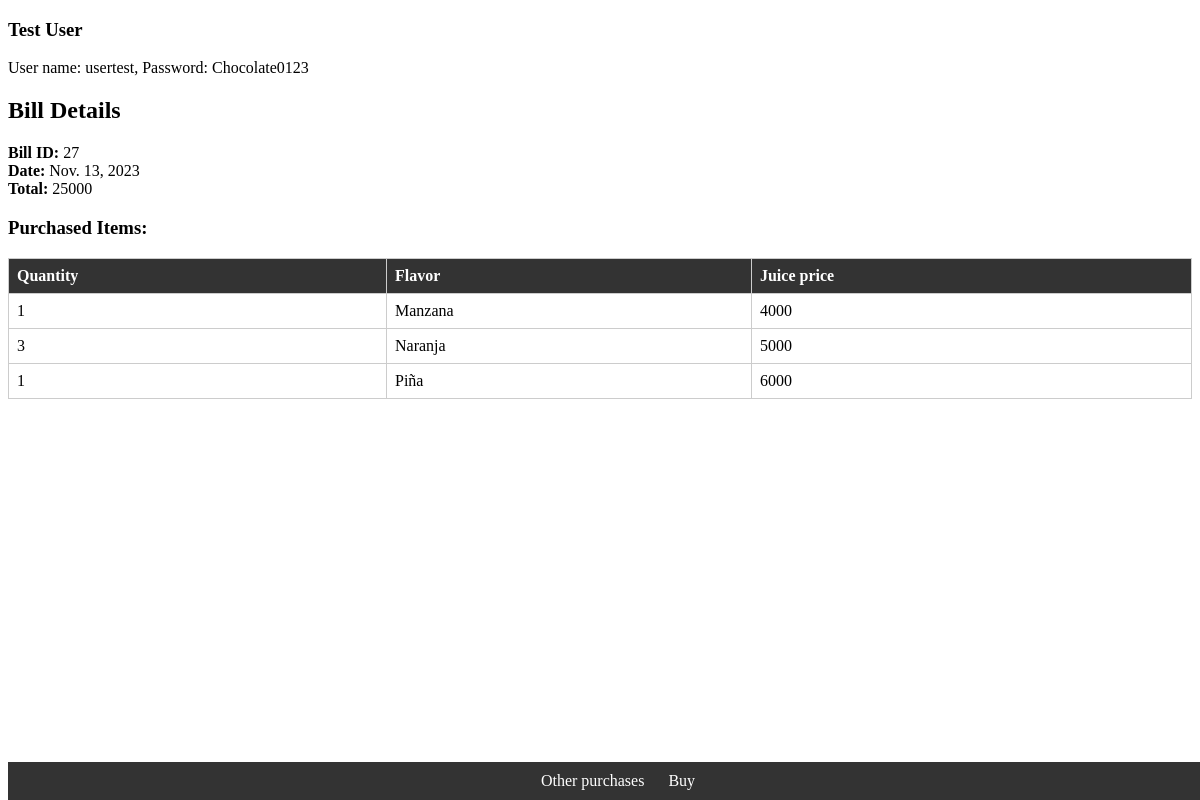
The page /juiceapp/bills/bill27/ on the database its author committed.
### juiceapp/models.py (models this page shows)
class Sale(models.Model):
    client = models.ForeignKey(User, on_delete=models.CASCADE)
    date = models.DateField(auto_now=True)
    is_completed = models.BooleanField(default=False)

class SaleItem(models.Model):
    sale = models.ForeignKey(Sale, on_delete=models.CASCADE)
    juice = models.ForeignKey(Juice, on_delete=models.CASCADE)
    quantity = models.IntegerField(default=1)

class Juice(models.Model):
    name = models.CharField(max_length=128, unique=True)
    price = models.IntegerField()
    def __str__(self):
        return self.name

### juiceapp/views.py (the view)
# urls.py: path('juiceapp/bills/bill<int:sale_id>/', views.bill_detail, name='bill_detail'),
def bill_detail(request, sale_id):
    sale = get_object_or_404(Sale, id=sale_id)
    items = SaleItem.objects.filter(sale=sale)
    subtotals = list()
    for item in items:
        subtotals.append(item.juice.price * item.quantity)
    return render(request, 'bill.html', {
        'bill': sale,
        'items': items,
        'subtotals': subtotals,
        'total': sum(subtotals)
        })

### juiceapp/templates/bill.html (shortened to what this page needs)
{% extends "base.html" %}
{% block content %}
  <h2>Bill Details</h2>
  <strong>Bill ID:</strong> {{ bill.id }}<br>
  <strong>Date:</strong> {{ bill.date }}<br>
  <strong>Total:</strong> {{ total }}<br>
  <h3>Purchased Items:</h3>
  {% if items %}
    <table>
        <tr>
            <th>Quantity</th>
            <th>Flavor</th>
            <th>Juice price</th>
        </tr>
        {% for item in items %}
            <tr>
                <td>{{ item.quantity }}</td>
                <td>{{ item.juice }}</td>
                <td>{{ item.juice.price }}</td>
            </tr>
        {% endfor %}
    </table>
  {% else %}
    <p>No purchased items available.</p>
  {% endif %}
{% endblock %}
{% block footer %}
  <a href="/juiceapp/bills">Other purchases</a>
  <a href="/juiceapp/purchase">Buy</a>
{% endblock %}

### juiceapp/templates/base.html (style rules this page uses)
footer a { color: #fff; text-decoration: none; margin: 10px; }

### juiceapp/templates/bill.html (style rules this page uses)
table { width: 100%; border-collapse: collapse; }
td { border: 1px solid #ccc; padding: 8px; text-align: left; }
th { border: 1px solid #ccc; padding: 8px; text-align: left; background-color: #333; color: #fff; font-weight: bold; }
footer a { color: #fff; text-decoration: none; margin: 10px; }

### rows shown on the page
Sale: id "27", date "Nov. 13, 2023"
SaleItem: quantity "1", juice "Manzana", juice.price "4000"
SaleItem: quantity "3", juice "Naranja", juice.price "5000"
SaleItem: quantity "1", juice "Piña", juice.price "6000"

### other values the page prints
{{ total }} "25000"
